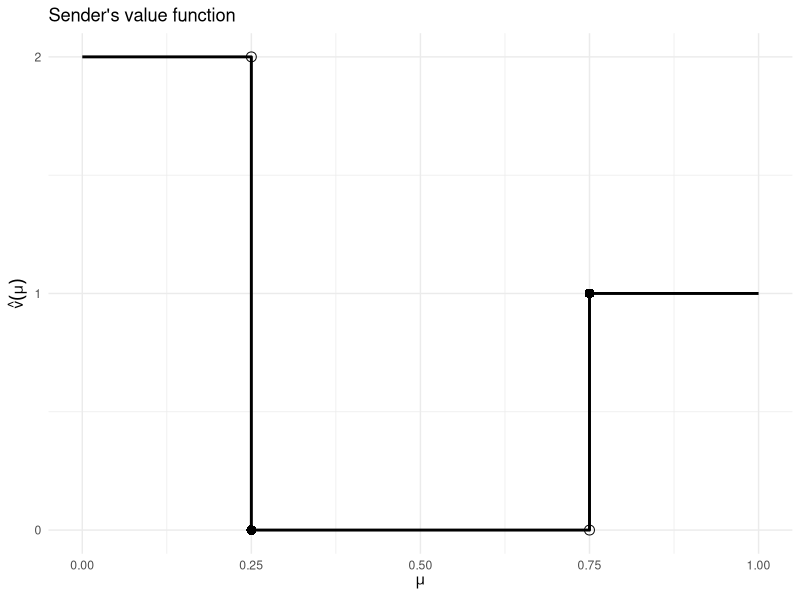
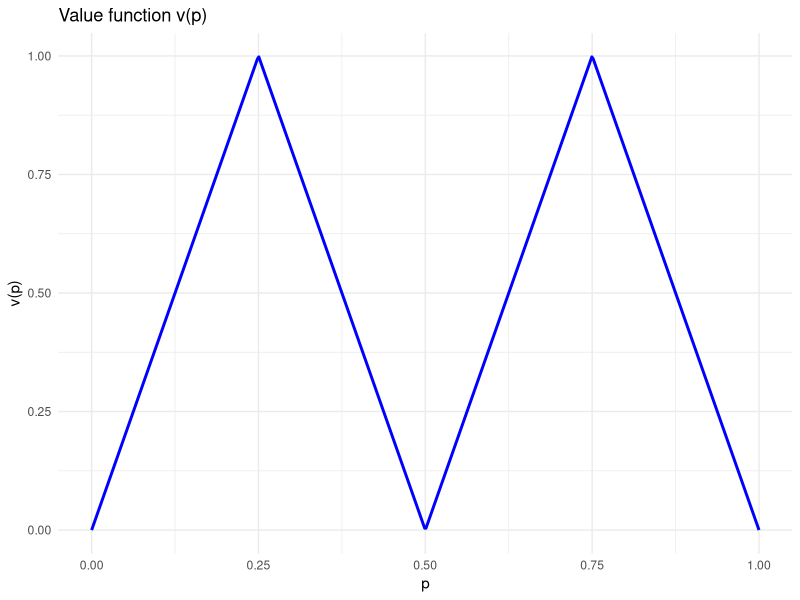

The R source for these figures, in order:
## ---- chunk 1
#| label: value-function
#| fig-cap: "Sender's value function"
#| warning: false
#| message: false

library(ggplot2)

# Create data for the step function
dv <- data.frame(
  mu = c(0, 0.25, 0.25, 0.75, 0.75, 1),
  v = c(2, 2, 0, 0, 1, 1)
)

ggplot(dv, aes(x = mu, y = v)) +
  geom_line(linewidth = 1) +
  geom_point(data = data.frame(mu = c(0.25, 0.75), v = c(0, 1)), size = 3, shape = 16) +
  geom_point(data = data.frame(mu = c(0.25, 0.75), v = c(2, 0)), size = 3, shape = 1) +
  scale_x_continuous(expression(mu), breaks = seq(0, 1, 0.25)) +
  scale_y_continuous(expression(hat(v)(mu)), breaks = 0:2) +
  theme_minimal() +
  ggtitle("Sender's value function")
## ---- chunk 2
#| label: value-function-p2
#| fig-cap: "Value function v(p)"
#| warning: false
#| message: false

p <- seq(0, 1, length.out = 500)

v <- ifelse(p <= 1/4, 4*p,
  ifelse(p <= 1/2, 2 - 4*p,
    ifelse(p <= 3/4, 4*p - 2, 4 - 4*p)))

dvp <- data.frame(p = p, v = v)

ggplot(dvp, aes(x = p, y = v)) +
  geom_line(linewidth = 1, color = "blue") +
  scale_x_continuous("p", breaks = seq(0, 1, 0.25)) +
  scale_y_continuous("v(p)", breaks = seq(0, 1, 0.25)) +
  theme_minimal() +
  ggtitle("Value function v(p)")
